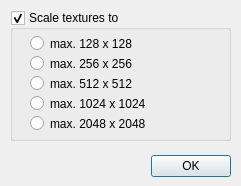
<?xml version="1.0" encoding="UTF-8"?>
<ui version="4.0">
 <class>CQDlgTextureLoadOptions</class>
 <widget class="QDialog" name="CQDlgTextureLoadOptions">
  <property name="geometry">
   <rect>
    <x>0</x>
    <y>0</y>
    <width>241</width>
    <height>186</height>
   </rect>
  </property>
  <property name="windowTitle">
   <string>Texture Load Options</string>
  </property>
  <property name="locale">
   <locale language="English" country="UnitedStates"/>
  </property>
  <widget class="QDialogButtonBox" name="qqOk">
   <property name="geometry">
    <rect>
     <x>10</x>
     <y>150</y>
     <width>221</width>
     <height>32</height>
    </rect>
   </property>
   <property name="standardButtons">
    <set>QDialogButtonBox::Ok</set>
   </property>
  </widget>
  <widget class="QGroupBox" name="qqScale">
   <property name="geometry">
    <rect>
     <x>10</x>
     <y>10</y>
     <width>221</width>
     <height>131</height>
    </rect>
   </property>
   <property name="title">
    <string>Scale textures to</string>
   </property>
   <property name="flat">
    <bool>false</bool>
   </property>
   <property name="checkable">
    <bool>true</bool>
   </property>
   <property name="checked">
    <bool>true</bool>
   </property>
   <widget class="QRadioButton" name="qq256">
    <property name="geometry">
     <rect>
      <x>20</x>
      <y>45</y>
      <width>201</width>
      <height>17</height>
     </rect>
    </property>
    <property name="text">
     <string>max. 256 x 256</string>
    </property>
    <property name="autoExclusive">
     <bool>false</bool>
    </property>
   </widget>
   <widget class="QRadioButton" name="qq512">
    <property name="geometry">
     <rect>
      <x>20</x>
      <y>65</y>
      <width>201</width>
      <height>17</height>
     </rect>
    </property>
    <property name="text">
     <string>max. 512 x 512</string>
    </property>
    <property name="autoExclusive">
     <bool>false</bool>
    </property>
   </widget>
   <widget class="QRadioButton" name="qq1024">
    <property name="geometry">
     <rect>
      <x>20</x>
      <y>85</y>
      <width>201</width>
      <height>17</height>
     </rect>
    </property>
    <property name="text">
     <string>max. 1024 x 1024</string>
    </property>
    <property name="autoExclusive">
     <bool>false</bool>
    </property>
   </widget>
   <widget class="QRadioButton" name="qq2048">
    <property name="geometry">
     <rect>
      <x>20</x>
      <y>105</y>
      <width>201</width>
      <height>17</height>
     </rect>
    </property>
    <property name="text">
     <string>max. 2048 x 2048</string>
    </property>
    <property name="autoExclusive">
     <bool>false</bool>
    </property>
   </widget>
   <widget class="QRadioButton" name="qq128">
    <property name="geometry">
     <rect>
      <x>20</x>
      <y>25</y>
      <width>201</width>
      <height>17</height>
     </rect>
    </property>
    <property name="text">
     <string>max. 128 x 128</string>
    </property>
    <property name="autoExclusive">
     <bool>false</bool>
    </property>
   </widget>
  </widget>
 </widget>
 <tabstops>
  <tabstop>qqScale</tabstop>
  <tabstop>qq128</tabstop>
  <tabstop>qq256</tabstop>
  <tabstop>qq512</tabstop>
  <tabstop>qq1024</tabstop>
  <tabstop>qq2048</tabstop>
  <tabstop>qqOk</tabstop>
 </tabstops>
 <resources/>
 <connections/>
</ui>
